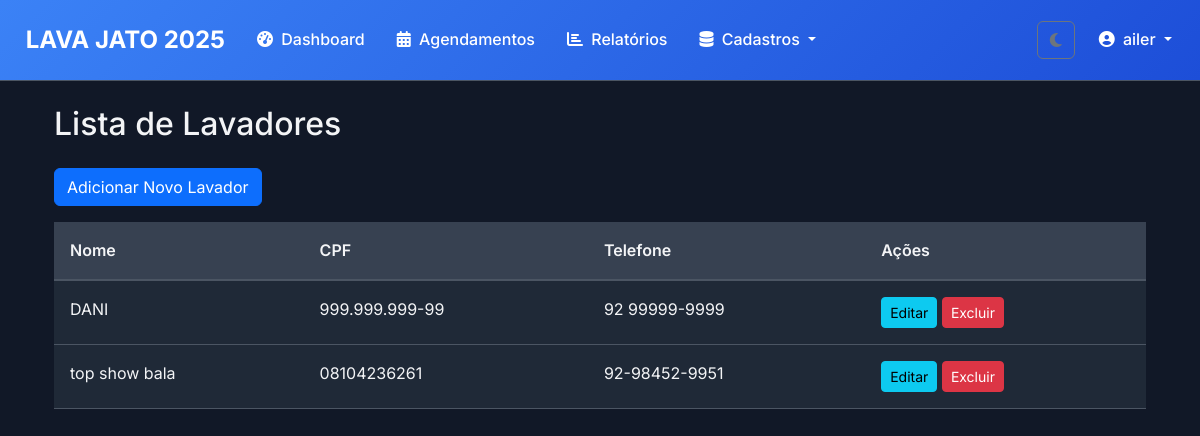
The page /lavadores/ (signed in) on the database its author committed.
### clientes/models.py (models this page shows, shortened)
class Lavador(models.Model):
    nome = models.CharField('Nome', max_length=200)
    cpf = models.CharField('CPF', max_length=14, unique=True)
    telefone = models.CharField('Telefone', max_length=20, blank=True)
    data_admissao = models.DateField('Data de Admissão')
    salario = models.DecimalField('Salário', max_digits=10, decimal_places=2, null=True, blank=True)
    observacoes = models.TextField('Observações', blank=True)
    ativo = models.BooleanField('Ativo', default=True)
    class Meta:
        verbose_name = 'Lavador'
        verbose_name_plural = 'Lavadores'
        ordering = ['nome']

### clientes/views.py (the view)
# urls.py: path("lavadores/", views.lavador_list, name="lavador_list"),
def lavador_list(request):
    lavadores = Lavador.objects.all()
    return render(request, 'clientes/lavador_list.html', {'lavadores': lavadores})

### templates/clientes/lavador_list.html (shortened to what this page needs)
{% extends 'base/base.html' %}
{% block content %}
<div class="container mt-4">
    <h2 class="mb-4">Lista de Lavadores</h2>
    <a href="{% url 'lavador_create' %}" class="btn btn-primary mb-3">Adicionar Novo Lavador</a>
    <div class="table-responsive">
        <table class="table table-striped table-hover">
            <thead>
                <tr>
                    <th>Nome</th>
                    <th>CPF</th>
                    <th>Telefone</th>
                    <th>Ações</th>
                </tr>
            </thead>
            <tbody>
                {% for lavador in lavadores %}
                <tr>
                    <td>{{ lavador.nome }}</td>
                    <td>{{ lavador.cpf }}</td>
                    <td>{{ lavador.telefone }}</td>
                    <td>
                        <a href="{% url 'lavador_update' lavador.pk %}" class="btn btn-sm btn-info">Editar</a>
                        <a href="{% url 'lavador_delete' lavador.pk %}" class="btn btn-sm btn-danger">Excluir</a>
                    </td>
                </tr>
                {% empty %}
                <tr>
                    <td colspan="4">Nenhum lavador cadastrado.</td>
                </tr>
                {% endfor %}
            </tbody>
        </table>
    </div>
</div>
{% endblock %}

### templates/base/base.html (shortened to what this page needs)
{% load static %}
<!DOCTYPE html>
<html lang="pt-br" data-bs-theme="dark">
<head>
    <link href="https://cdn.jsdelivr.net/npm/bootstrap@5.3.3/dist/css/bootstrap.min.css" rel="stylesheet">
    <link rel="stylesheet" href="https://cdnjs.cloudflare.com/ajax/libs/font-awesome/6.4.0/css/all.min.css">
    <link rel="stylesheet" href="{% static 'css/base.css' %}">
    <link rel="stylesheet" href="{% static 'css/components.css' %}">
    <link rel="stylesheet" href="{% static 'css/pages.css' %}">
</head>
<body>
    <nav class="navbar navbar-expand-lg navbar-custom">
        <div class="container-fluid">
            <a class="navbar-brand" href="{% url 'dashboard' %}">
                LAVA JATO 2025
            </a>
            <div class="collapse navbar-collapse" id="navbarNav">
                <ul class="navbar-nav me-auto">
                    <li class="nav-item">
                        <a class="nav-link" href="{% url 'dashboard' %}">
                            <i class="fas fa-tachometer-alt me-1"></i>
                            Dashboard
                        </a>
                    </li>
                    <li class="nav-item">
                        <a class="nav-link" href="{% url 'agendamentos_dashboard' %}">
                            <i class="fas fa-calendar-alt me-1"></i>
                            Agendamentos
                        </a>
                    </li>
                    <li class="nav-item">
                        <a class="nav-link" href="{% url 'relatorios' %}">
                            <i class="fas fa-chart-bar me-1"></i>
                            Relatórios
                        </a>
                    </li>
                    <li class="nav-item dropdown">
                        <a class="nav-link dropdown-toggle" href="#" id="navbarDropdownCadastros" role="button" data-bs-toggle="dropdown" aria-expanded="false">
                            <i class="fas fa-database me-1"></i>
                            Cadastros
                        </a>
                    </li>
                </ul>
                <div class="d-flex align-items-center">
                    <button class="btn btn-outline-secondary me-2" id="theme-switcher">
                        <i class="fas fa-moon" id="theme-icon-moon"></i>
                    </button>
                </div>
                <ul class="navbar-nav">
                    {% if user.is_authenticated %}
                        <li class="nav-item dropdown">
                            <a class="nav-link dropdown-toggle" href="#" id="navbarUserDropdown" role="button" data-bs-toggle="dropdown" aria-expanded="false">
                                <i class="fas fa-user-circle me-1"></i>
                                {{ user.username }}
                            </a>
                        </li>
                    {% endif %}
                </ul>
            </div>
        </div>
    </nav>
    <main class="container mt-4">
        {% block content %}{% endblock %}
    </main>
</body>
</html>

### static/css/base.css (style rules this page uses)
:root { --color-scheme: dark; --primary-color: #3b82f6; --primary-dark: #1d4ed8; --success-color: #10b981; --success-dark: #059669; --warning-color: #f59e0b; --danger-color: #ef4444; --info-color: #3b82f6; --purple-color: #8b5cf6; --gray-color: #6b7280; --background-color: #111827; --card-bg: #1f2937; --card-header-bg: #374151; --input-bg: #374151; --input-focus-bg: #4b5563; --hover-bg: #374151; --text-light: #f3f4f6; --text-muted: #9ca3af; --text-placeholder: #6b7280; --text-white: #ffffff; --border-color: #4b5563; --border-focus-color: #3b82f6; --campo-texto-bg: #4b5563; }
* { margin: 0; padding: 0; box-sizing: border-box; }
body { font-family: 'Inter', sans-serif; background-color: var(--background-color); color: var(--text-light); line-height: 1.6; transition: background-color 0.3s ease, color 0.3s ease; }
h1, h2, h3, h4, h5, h6 { color: var(--text-light); }

### static/css/components.css (style rules this page uses)
.navbar-custom { background: linear-gradient(135deg, var(--primary-color), var(--primary-dark)); border-bottom: 1px solid var(--border-color); padding: 1rem 0; }
.navbar-brand { font-weight: 700; font-size: 1.5rem; color: var(--text-white) !important; }
.navbar-nav .nav-link { color: var(--text-white) !important; font-weight: 500; margin: 0 0.5rem; transition: all 0.3s ease; }
.table { width: 100%; margin-bottom: 1rem; color: var(--text-light); vertical-align: top; border-color: var(--border-color); }
.table > :not(caption) > * > * { padding: 1rem; background-color: var(--card-bg); border-bottom-width: 1px; color: var(--text-light); box-shadow: inset 0 0 0 9999px var(--bs-table-accent-bg, transparent); }
.table thead th { background-color: var(--card-header-bg); color: var(--text-light); font-weight: 600; border-bottom-width: 2px; }

### static/css/pages.css (style rules this page uses)
h1, h2, h3, h4, h5, h6 { color: var(--text-light); }

### rows shown on the page
Lavador: nome "DANI", cpf "999.999.999-99", telefone "92 99999-9999"
Lavador: nome "top show bala", cpf "08104236261", telefone "92-98452-9951"

### other values the page prints
{{ user.username }} "ailer"
